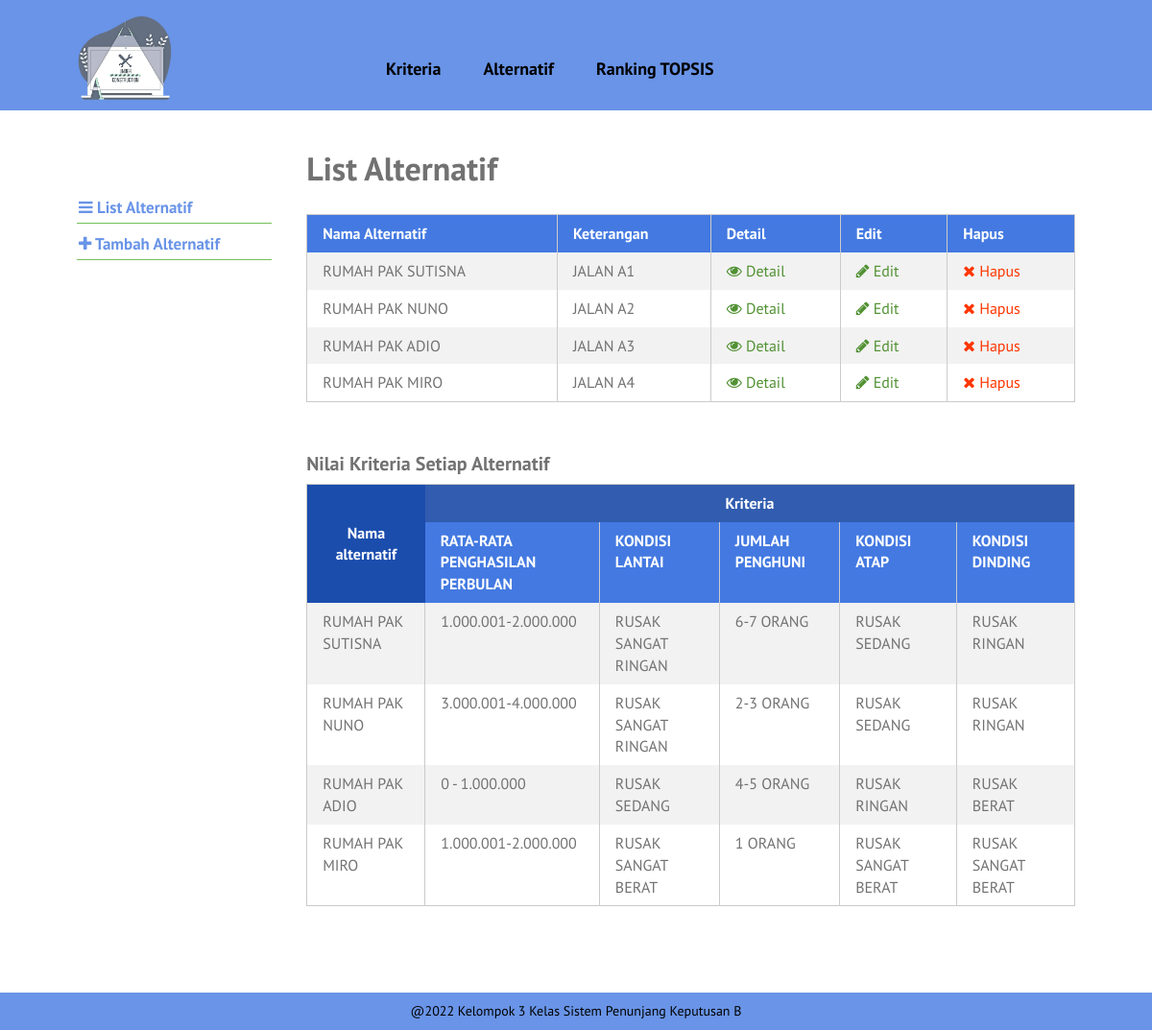
Page /list-alternatif.php on the committed database.
### tables this page shows
CREATE TABLE `alternatif` (
  `id_alternatif` int(10) NOT NULL,
  `nama_alternatif` varchar(40) NOT NULL,
  `keterangan` text NOT NULL,
  `tanggal_input` date NOT NULL
);

CREATE TABLE `kriteria` (
  `id_kriteria` int(10) NOT NULL,
  `nama` varchar(30) NOT NULL,
  `id_tipe` int(11) NOT NULL,
  `bobot` float NOT NULL
);

### list-alternatif.php (the view, shortened to what this page needs)
<?php require_once('includes/init.php'); ?>
<?php
require_once('template-parts/header.php');
?>
	<div class="main-content-row">
	<div class="container clearfix">
		<?php include_once('template-parts/sidebar-alternatif.php'); ?>
		<div class="main-content the-content">
			<h1>List Alternatif</h1>
			<?php
			$query = $pdo->prepare('SELECT * FROM alternatif');
			$query->execute();
			$query->setFetchMode(PDO::FETCH_ASSOC);
			if($query->rowCount() > 0):
			?>
			<table class="pure-table pure-table-striped">
				<thead>
					<tr>
						<th>Nama Alternatif</th>
						<th>Keterangan</th>
						<th>Detail</th>
						<th>Edit</th>
						<th>Hapus</th>
					</tr>
				</thead>
				<tbody>
					<?php while($hasil = $query->fetch()): ?>
						<tr>
							<td><?php echo $hasil['nama_alternatif']; ?></td>
							<td><?php echo $hasil['keterangan']; ?></td>
							<td><a href="single-alternatif.php?id=<?php echo $hasil['id_alternatif']; ?>"><span class="fa fa-eye"></span> Detail</a></td>
							<td><a href="edit-alternatif.php?id=<?php echo $hasil['id_alternatif']; ?>"><span class="fa fa-pencil"></span> Edit</a></td>
							<td><a href="hapus-alternatif.php?id=<?php echo $hasil['id_alternatif']; ?>" class="red yaqin-hapus"><span class="fa fa-times"></span> Hapus</a></td>
						</tr>
					<?php endwhile; ?>
				</tbody>
			</table>
			<?php
			$query = $pdo->prepare('SELECT id_kriteria, nama, tipe, bobot FROM kriteria join tipe_kriteria on kriteria.id_tipe=tipe_kriteria.id_tipe');
			$query->execute();
			$kriterias = $query->fetchAll(PDO::FETCH_GROUP|PDO::FETCH_UNIQUE);
			$query2 = $pdo->prepare('SELECT id_alternatif, nama_alternatif FROM alternatif');
			$query2->execute();
			$query2->setFetchMode(PDO::FETCH_ASSOC);
			$alternatifs = $query2->fetchAll();
			?>
			<h3>Nilai Kriteria Setiap Alternatif</h3>
			<table class="pure-table pure-table-striped">
				<thead>
					<tr class="super-top">
						<th rowspan="2" class="super-top-left" style="background-color: #1b4dad;">Nama alternatif</th>
						<th colspan="<?php echo count($kriterias); ?>">Kriteria</th>
					</tr>
					<tr>
						<?php foreach($kriterias as $kriteria ): ?>
							<th><?php echo $kriteria['nama']; ?></th>
						<?php endforeach; ?>
					</tr>
				</thead>
				<tbody>
					<?php foreach($alternatifs as $alternatif): ?>
						<tr>
							<td><?php echo $alternatif['nama_alternatif']; ?></td>
							<?php
							$query3 = $pdo->prepare('SELECT nilai_alternatif.id_kriteria as id_kriteria, nama FROM nilai_alternatif join skala_penilaian on skala_penilaian.id_skala=nilai_alternatif.id_skala
								WHERE id_alternatif = :id_alternatif');
							$query3->execute(array(
								'id_alternatif' => $alternatif['id_alternatif']
							));
							$query3->setFetchMode(PDO::FETCH_ASSOC);
							$nilais = $query3->fetchAll(PDO::FETCH_GROUP|PDO::FETCH_UNIQUE);
							foreach($kriterias as $id_kriteria => $values):
								echo '<td>';
								if(isset($nilais[$id_kriteria])) {
									echo $nilais[$id_kriteria]['nama'];
								}
								else {
									echo 0;
								}
								echo '</td>';
							endforeach;
							?>
						</tr>
					<?php endforeach; ?>
				</tbody>
			</table>
			<?php else: ?>
				<p>Maaf, belum ada data untuk alternatif.</p>
			<?php endif; ?>
		</div>
	</div>
	</div>
<?php
require_once('template-parts/footer.php');

### template-parts/header.php (shortened to what this page needs)
<!DOCTYPE html>
<head>
	<link rel="stylesheet" href="stylesheets/style.css">
</head>
<body>
	<div id="page">
	<header id="header">
		<div class="container clearfix">
			<div id="logo-wrap">
				<h1 id="logo"><a href="dashboard.php"><img src="images/aku.png" alt="" width="100"></a></h1>
			</div>
			<div id="header-content" class="clearfix">
				<nav id="nav">
					<ul class="sf-menu">
						<li><a href="list-kriteria.php">Kriteria</a>
						</li>
						<li><a href="list-alternatif.php">Alternatif</a>
						</li>
						<li><a href="ranking-topsis.php">Ranking TOPSIS</a></li>
					</ul>
				</nav>
			</div>
		</div>
	</header>
	<div id="main">

### template-parts/sidebar-alternatif.php (shortened to what this page needs)
<aside class="sidebar">
	<div class="widget">
		<ul>
			<li><a href="list-alternatif.php"><span class="fa fa-bars"></span> List Alternatif</a></li>
			<li><a href="tambah-alternatif.php"><span class="fa fa-plus"></span> Tambah Alternatif</a></li>
		</ul>
	</div>
</aside>

### template-parts/footer.php (shortened to what this page needs)
	</div>
	<footer id="footer">
		<div class="container" align="center">
			<p>@<?php echo date('Y')?> Kelompok 3 Kelas Sistem Penunjang Keputusan B</p>
		</div>
	</footer>
	</div>
</body>
</html>

### stylesheets/style.css (style rules this page uses)
html,body,div,span,applet,object,iframe,h1,h2,h3,h4,h5,h6,p,blockquote,pre,a,abbr,acronym,address,big,cite,code,del,dfn,em,img,ins,kbd,q,s,samp,small,strike,strong,sub,sup,tt,var,b,u,i,center,dl,dt,dd,ol,ul,li,fieldset,form,label,legend,table,caption,tbody,tfoot,thead,tr,th,td,article,aside,canvas,details,embed,figure,figcaption,footer,header,hgroup,menu,nav,output,ruby,section,summary,time,mark,audio,video { margin:0;padding:0;border:0;font-size:100%;vertical-align:baseline }
article,aside,details,figcaption,figure,footer,header,hgroup,menu,nav,section { display:block }
body { line-height:1 }
ol,ul { list-style:none }
table { border-collapse:collapse;border-spacing:0 }
*,*:before,*:after { -moz-box-sizing:border-box;-webkit-box-sizing:border-box;box-sizing:border-box }
.clearfix:before,.clearfix:after { content:" ";display:table }
.clear,.clearfix:after { clear:both }
a { color:#74c056;text-decoration:none }
.container { max-width:1100px;margin:0 auto;position:relative;padding:0 30px }
body { background:#74c056;font-family:"PT Sans",sans-serif;color:#727272;font-size:14px;line-height:1.3;font-weight:500 }
#page { background:#fff }
#header,#main,#footer { position:relative;z-index:2 }
#header { z-index:9 }
#page { position:relative }
img { max-width:100%;height:auto;vertical-align:top }
h1,h2,h3,h4,h5,h6 { font-weight:300 }
.pure-table { border-collapse:collapse;border-spacing:0;empty-cells:show;border:1px solid #cbcbcb;width:100% }
.pure-table td,.pure-table th { border-left:1px solid #cbcbcb;border-width:0 0 0 1px;font-size:inherit;margin:0;overflow:visible;padding:0.5em 1em }
.pure-table tr.super-top th { background:#519133;color:#fff;text-align:center;vertical-align:middle;border:0 }
.pure-table tr.super-top th.super-top-left { background:#1e410d }
.pure-table th.super-top-left { background:#1e410d }
.pure-table td:first-child,.pure-table th:first-child { border-left-width:0 }
.pure-table thead { background-color:#74c056;color:#fff;text-align:left;vertical-align:bottom }
.pure-table thead th { color:#fff }
.pure-table td { background-color:transparent }
.pure-table-striped tr:nth-child(2n-1) td { background-color:#f2f2f2 }
.the-content { font-size:16px;line-height:1.42857 }
.the-content a { color:#519133 }
.the-content h1,.the-content h2,.the-content h3,.the-content h4,.the-content h5,.the-content h6 { font-weight:700 }
.the-content h1 { font-size:34px;margin:0.8em 0 0.8em;padding:0;line-height:1.2 }
.the-content h3 { font-size:20px;margin:0.8em 0 0.3em }
.the-content blockquote,.the-content table,.the-content p,.the-content ul,.the-content ol,.the-content dd,.the-content pre,.the-content iframe,.the-content .flxmap-container,.the-content hr { margin-bottom:1em }
.the-content table { margin-bottom:50px }
img,img.size-auto,img.size-full,img.size-large,img.size-medium,.attachment img { max-width:100%;height:auto }
.the-content>h1:first-child,.the-content>h3:first-child,.the-content>h2:first-child { margin-top:0 }
.fa { display:inline-block;font:normal normal normal 14px/1 FontAwesome;font-size:inherit;text-rendering:auto;-webkit-font-smoothing:antialiased;-moz-osx-font-smoothing:grayscale }
.fa-remove:before,.fa-close:before,.fa-times:before { content:"\f00d" }
.fa-pencil:before { content:"\f040" }
.fa-plus:before { content:"\f067" }
.fa-eye:before { content:"\f06e" }
.fa-navicon:before,.fa-reorder:before,.fa-bars:before { content:"\f0c9" }
.sf-menu,.sf-menu * { margin:0;padding:0;list-style:none }
.sf-menu li { position:relative }
.sf-menu>li { float:left }
.sf-menu a { display:block;position:relative }
button,a { -webkit-transition:all .2s ease;-moz-transition:all .2s ease;-o-transition:all .2s ease;transition:all 0.2s ease }
span.red,a.red,.the-content span.red,.the-content a.red { color:#ff3600 }
#header { background:#74c056 }
#logo-wrap { float:left;padding:10px 0 5px }
#logo { max-width:240px }
#header-content { float:right;width:750px;padding:55px 0 0 }
#nav { float:left }
#nav .sf-menu li { font-size:18px;font-weight:700;margin-left:20px }
#nav .sf-menu li a { color:#fff;padding:5px 12px 10px }
#main { min-height:500px }
.main-content { float:right;width:77%;padding:40px 0 }
.sidebar { float:left;width:19.5%;padding:80px 0 }
.widget li { font-size:17px;font-weight:700 }
.widget li a { display:block;border-bottom:1px solid #74c056;padding:10px 2px 5px }
#footer { background:#74c056;color:#ffffff;padding:10px 0;text-align:right }

### template-parts/sidebar-alternatif.php (style rules this page uses)
a { color: #6994e7; text-decoration: none; }

### rows in the picture
alternatif: nama_alternatif "RUMAH PAK SUTISNA", keterangan "JALAN A1"
alternatif: nama_alternatif "RUMAH PAK NUNO", keterangan "JALAN A2"
alternatif: nama_alternatif "RUMAH PAK ADIO", keterangan "JALAN A3"
alternatif: nama_alternatif "RUMAH PAK MIRO", keterangan "JALAN A4"
kriteria: nama "RATA-RATA PENGHASILAN PERBULAN", nama "1.000.001-2.000.000", nama "3.000.001-4.000.000", nama "0 - 1.000.000"
kriteria: nama "KONDISI LANTAI", nama "RUSAK SANGAT RINGAN", nama "RUSAK SEDANG", nama "RUSAK SANGAT BERAT"
kriteria: nama "JUMLAH PENGHUNI", nama "6-7 ORANG", nama "2-3 ORANG", nama "4-5 ORANG", nama "1 ORANG"
kriteria: nama "KONDISI ATAP", nama "RUSAK SEDANG", nama "RUSAK RINGAN", nama "RUSAK SANGAT BERAT"
kriteria: nama "KONDISI DINDING", nama "RUSAK RINGAN", nama "RUSAK BERAT", nama "RUSAK SANGAT BERAT"
